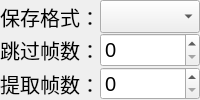
                         <widget class="QWidget" name="widget_19" native="true">
                          <property name="styleSheet">
                           <string notr="true">QWidget#widget_19{
	background-color:rgba(211, 215, 207,96);
	border-radius: 20px;
	font-size:20px;
}
</string>
                          </property>
                          <layout class="QVBoxLayout" name="verticalLayout_30">
                           <property name="spacing">
                            <number>0</number>
                           </property>
                           <property name="leftMargin">
                            <number>0</number>
                           </property>
                           <property name="topMargin">
                            <number>0</number>
                           </property>
                           <property name="rightMargin">
                            <number>0</number>
                           </property>
                           <property name="bottomMargin">
                            <number>0</number>
                           </property>
                           <item>
                            <layout class="QHBoxLayout" name="horizontalLayout_33">
                             <item>
                              <widget class="QLabel" name="label_45">
                               <property name="font">
                                <font>
                                 <pointsize>15</pointsize>
                                </font>
                               </property>
                               <property name="text">
                                <string>保存格式：</string>
                               </property>
                               <property name="alignment">
                                <set>Qt::AlignRight|Qt::AlignTrailing|Qt::AlignVCenter</set>
                               </property>
                              </widget>
                             </item>
                             <item>
                              <widget class="QComboBox" name="comboBox_3">
                               <property name="sizePolicy">
                                <sizepolicy hsizetype="Preferred" vsizetype="Preferred">
                                 <horstretch>0</horstretch>
                                 <verstretch>0</verstretch>
                                </sizepolicy>
                               </property>
                               <property name="maximumSize">
                                <size>
                                 <width>16777215</width>
                                 <height>70</height>
                                </size>
                               </property>
                               <property name="font">
                                <font>
                                 <pointsize>15</pointsize>
                                </font>
                               </property>
                              </widget>
                             </item>
                            </layout>
                           </item>
                           <item>
                            <layout class="QHBoxLayout" name="horizontalLayout_34">
                             <item>
                              <widget class="QLabel" name="label_46">
                               <property name="font">
                                <font>
                                 <pointsize>15</pointsize>
                                </font>
                               </property>
                               <property name="text">
                                <string>跳过帧数：</string>
                               </property>
                               <property name="alignment">
                                <set>Qt::AlignRight|Qt::AlignTrailing|Qt::AlignVCenter</set>
                               </property>
                              </widget>
                             </item>
                             <item>
                              <widget class="QSpinBox" name="spinBox_5">
                               <property name="sizePolicy">
                                <sizepolicy hsizetype="Minimum" vsizetype="Preferred">
                                 <horstretch>0</horstretch>
                                 <verstretch>0</verstretch>
                                </sizepolicy>
                               </property>
                               <property name="maximumSize">
                                <size>
                                 <width>16777215</width>
                                 <height>70</height>
                                </size>
                               </property>
                               <property name="font">
                                <font>
                                 <pointsize>15</pointsize>
                                </font>
                               </property>
                              </widget>
                             </item>
                            </layout>
                           </item>
                           <item>
                            <layout class="QHBoxLayout" name="horizontalLayout_35">
                             <item>
                              <widget class="QLabel" name="label_47">
                               <property name="font">
                                <font>
                                 <pointsize>15</pointsize>
                                </font>
                               </property>
                               <property name="text">
                                <string>提取帧数：</string>
                               </property>
                               <property name="alignment">
                                <set>Qt::AlignRight|Qt::AlignTrailing|Qt::AlignVCenter</set>
                               </property>
                              </widget>
                             </item>
                             <item>
                              <widget class="QSpinBox" name="spinBox_6">
                               <property name="sizePolicy">
                                <sizepolicy hsizetype="Minimum" vsizetype="Preferred">
                                 <horstretch>0</horstretch>
                                 <verstretch>0</verstretch>
                                </sizepolicy>
                               </property>
                               <property name="maximumSize">
                                <size>
                                 <width>16777215</width>
                                 <height>70</height>
                                </size>
                               </property>
                               <property name="font">
                                <font>
                                 <pointsize>15</pointsize>
                                </font>
                               </property>
                              </widget>
                             </item>
                            </layout>
                           </item>
                          </layout>
                         </widget>
